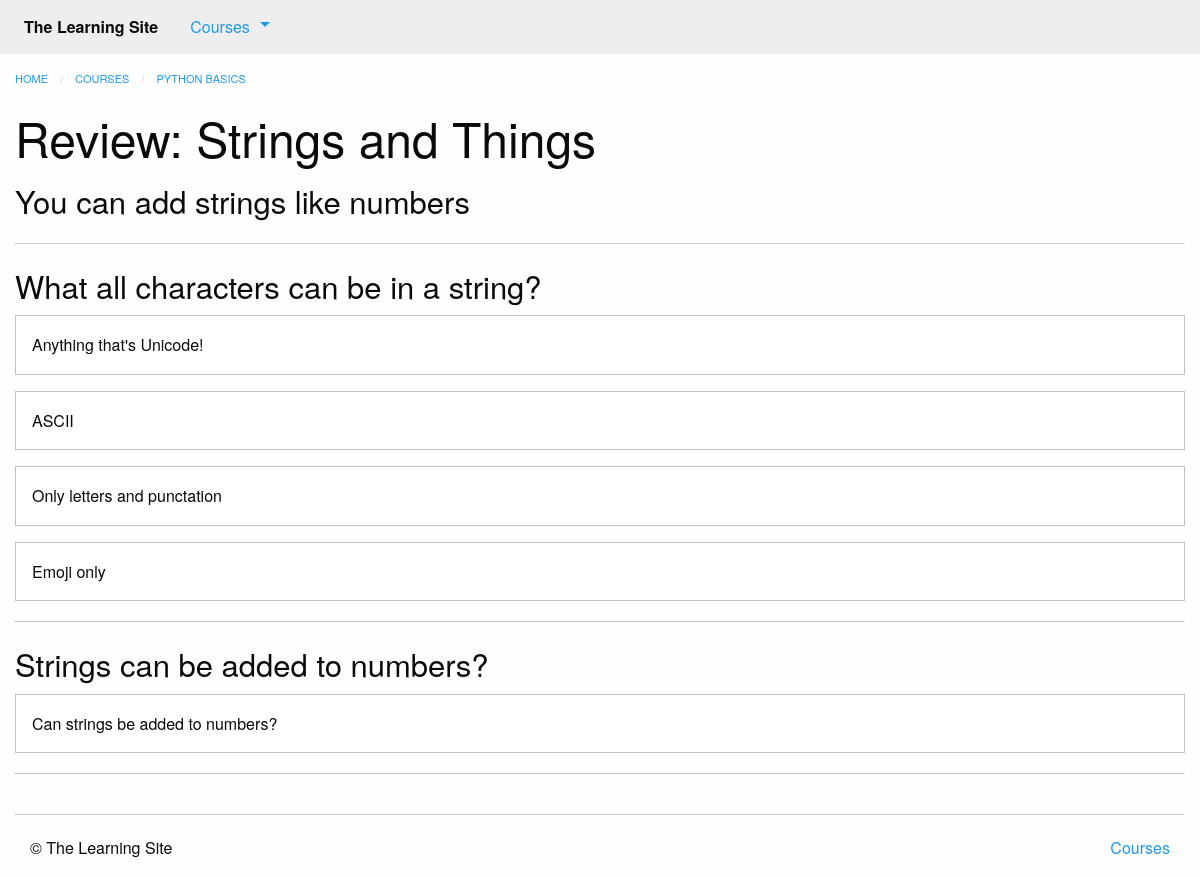
The app's page /courses/1/q4/ with its own data.
### courses/models.py (models this page shows, shortened)
class Step(models.Model):
    title = models.CharField(max_length=255)
    description = models.TextField()
    order = models.IntegerField(default=0)
    course = models.ForeignKey(Course)
    class Meta:
        abstract = True
        ordering = ['order',]

class Quiz(Step):
    total_questions = models.IntegerField(default=4)
    class Meta:
        verbose_name_plural = "Quizzes"

class Course(models.Model):
    created_at = models.DateTimeField(auto_now_add=True)
    title = models.CharField(max_length=255)
    description = models.TextField()

class Question(models.Model):
    quiz = models.ForeignKey(Quiz)
    order = models.IntegerField(default=0)
    prompt = models.TextField()
    class Meta:
        ordering = ['order',]

class Answer(models.Model):
    question = models.ForeignKey(Question)
    order = models.IntegerField(default=0)
    text = models.CharField(max_length=255)
    correct = models.BooleanField(default=False)
    class Meta:
        ordering = ['order',]

### courses/views.py (the view)
# urls.py: url(r'(?P<course_pk>\d+)/q(?P<step_pk>\d+)/$', views.quiz_detail,
def quiz_detail(request, course_pk, step_pk):
    step = get_object_or_404(models.Quiz, course_id=course_pk, pk=step_pk)
    return render(request, 'courses/quiz_detail.html', {'step': step})

### courses/templatetags/course_extras.py (called while the page is built)
@register.inclusion_tag('courses/course_nav.html')
def nav_courses_list():
    courses = Course.objects.all()[:5]
    return {'courses': courses}

### courses/templates/courses/quiz_detail.html (shortened to what this page needs)
{% extends "courses/layout.html" %}
{% load course_extras %}
{% block breadcrumbs %}
    <li><a href="{% url 'courses:detail' pk=step.course.pk %}">{{ step.course.title }}</a></li>
{% endblock %}
{% block content %}
    <div class="row columns">
        <article>
            {{ block.super }}
            <h1>{{ step.title }}</h1>
            <ul class="no-bullet">
                {% for question in step.question_set.all %}
                <li>
                    <h3>{{ question.prompt }}</h3>
                    {% for answer in question.answer_set.all %}
                        <div class="callout">{{ answer.text }}</div>
                    {% endfor %}
                </li>
                <hr>
                {% endfor %}
            </ul>
        </article>
    </div>
{% endblock %}

### records on screen
Quiz: course "PYTHON BASICS", title "Review: Strings and Things"
Question: prompt "You can add strings like numbers"
Question: prompt "What all characters can be in a string?"
Answer: text "Anything that's Unicode!"
Answer: text "ASCII"
Answer: text "Only letters and punctation"
Answer: text "Emoji only"
Question: prompt "Strings can be added to numbers?"
Answer: text "Can strings be added to numbers?"
